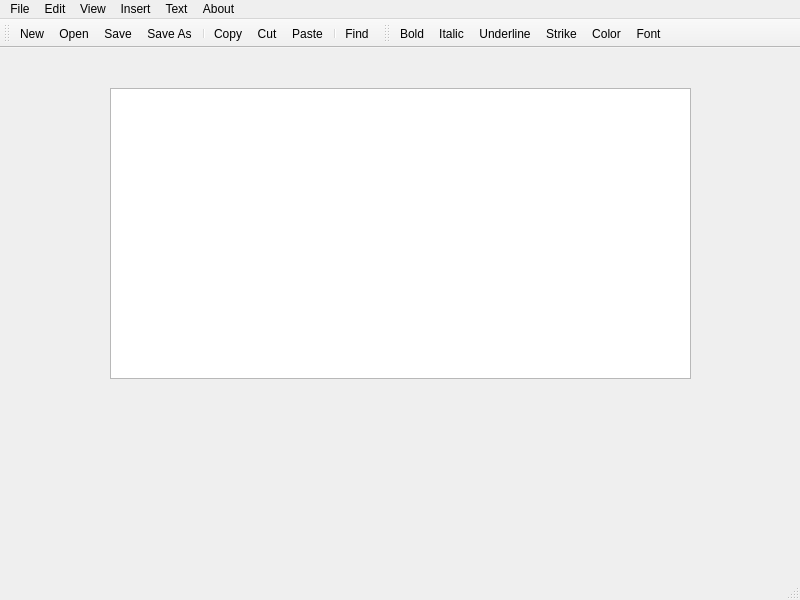
<?xml version="1.0" encoding="UTF-8"?>
<ui version="4.0">
 <class>MainWindow</class>
 <widget class="QMainWindow" name="MainWindow">
  <property name="geometry">
   <rect>
    <x>0</x>
    <y>0</y>
    <width>800</width>
    <height>600</height>
   </rect>
  </property>
  <property name="windowTitle">
   <string>MainWindow</string>
  </property>
  <widget class="QWidget" name="centralwidget">
   <widget class="QTextEdit" name="textEdit">
    <property name="geometry">
     <rect>
      <x>110</x>
      <y>40</y>
      <width>581</width>
      <height>291</height>
     </rect>
    </property>
   </widget>
  </widget>
  <widget class="QMenuBar" name="menubar">
   <property name="geometry">
    <rect>
     <x>0</x>
     <y>0</y>
     <width>800</width>
     <height>21</height>
    </rect>
   </property>
   <widget class="QMenu" name="menuFile">
    <property name="title">
     <string>File</string>
    </property>
    <addaction name="separator"/>
    <addaction name="separator"/>
    <addaction name="actionNew"/>
    <addaction name="separator"/>
    <addaction name="actionOpen"/>
    <addaction name="actionSave"/>
    <addaction name="actionSave_As"/>
    <addaction name="separator"/>
    <addaction name="actionExit"/>
   </widget>
   <widget class="QMenu" name="menuEdit">
    <property name="title">
     <string>Edit</string>
    </property>
    <addaction name="actionCopy"/>
    <addaction name="actionCut"/>
    <addaction name="actionPaste"/>
    <addaction name="separator"/>
    <addaction name="actionFind"/>
    <addaction name="actionReplace"/>
    <addaction name="separator"/>
    <addaction name="actionSelect_All"/>
    <addaction name="separator"/>
    <addaction name="actionUndo"/>
    <addaction name="actionRedo"/>
   </widget>
   <widget class="QMenu" name="menuView">
    <property name="title">
     <string>View</string>
    </property>
    <addaction name="actionZoom_In"/>
    <addaction name="actionZoom_Out"/>
   </widget>
   <widget class="QMenu" name="menuText">
    <property name="title">
     <string>Text</string>
    </property>
    <addaction name="actionBold"/>
    <addaction name="actionItalic"/>
    <addaction name="actionUnderline"/>
    <addaction name="actionStrike"/>
    <addaction name="separator"/>
    <addaction name="actionColor"/>
    <addaction name="actionFont"/>
   </widget>
   <widget class="QMenu" name="menuAbout">
    <property name="title">
     <string>About</string>
    </property>
    <addaction name="actionHelp"/>
    <addaction name="actionAbout"/>
   </widget>
   <widget class="QMenu" name="menuInsert">
    <property name="title">
     <string>Insert</string>
    </property>
    <addaction name="actionCustom"/>
   </widget>
   <addaction name="menuFile"/>
   <addaction name="menuEdit"/>
   <addaction name="menuView"/>
   <addaction name="menuInsert"/>
   <addaction name="menuText"/>
   <addaction name="menuAbout"/>
  </widget>
  <widget class="QStatusBar" name="statusbar"/>
  <widget class="QToolBar" name="toolBar">
   <property name="windowTitle">
    <string>toolBar</string>
   </property>
   <attribute name="toolBarArea">
    <enum>TopToolBarArea</enum>
   </attribute>
   <attribute name="toolBarBreak">
    <bool>false</bool>
   </attribute>
   <addaction name="actionNew"/>
   <addaction name="actionOpen"/>
   <addaction name="actionSave"/>
   <addaction name="actionSave_As"/>
   <addaction name="separator"/>
   <addaction name="actionCopy"/>
   <addaction name="actionCut"/>
   <addaction name="actionPaste"/>
   <addaction name="separator"/>
   <addaction name="actionFind"/>
  </widget>
  <widget class="QToolBar" name="toolBar_2">
   <property name="windowTitle">
    <string>toolBar_2</string>
   </property>
   <attribute name="toolBarArea">
    <enum>TopToolBarArea</enum>
   </attribute>
   <attribute name="toolBarBreak">
    <bool>false</bool>
   </attribute>
   <addaction name="actionBold"/>
   <addaction name="actionItalic"/>
   <addaction name="actionUnderline"/>
   <addaction name="actionStrike"/>
   <addaction name="actionColor"/>
   <addaction name="actionFont"/>
  </widget>
  <action name="actionNew">
   <property name="icon">
    <iconset resource="resources.qrc">
     <normaloff>:/files/images/new.png</normaloff>:/files/images/new.png</iconset>
   </property>
   <property name="text">
    <string>New</string>
   </property>
  </action>
  <action name="actionOpen">
   <property name="icon">
    <iconset resource="resources.qrc">
     <normaloff>:/files/images/open.png</normaloff>:/files/images/open.png</iconset>
   </property>
   <property name="text">
    <string>Open</string>
   </property>
  </action>
  <action name="actionSave">
   <property name="icon">
    <iconset resource="resources.qrc">
     <normaloff>:/files/images/save.png</normaloff>:/files/images/save.png</iconset>
   </property>
   <property name="text">
    <string>Save</string>
   </property>
  </action>
  <action name="actionSave_As">
   <property name="icon">
    <iconset resource="resources.qrc">
     <normaloff>:/files/images/saveas.png</normaloff>:/files/images/saveas.png</iconset>
   </property>
   <property name="text">
    <string>Save As</string>
   </property>
  </action>
  <action name="actionExit">
   <property name="text">
    <string>Exit</string>
   </property>
  </action>
  <action name="actionCopy">
   <property name="icon">
    <iconset resource="resources.qrc">
     <normaloff>:/files/images/copy.png</normaloff>:/files/images/copy.png</iconset>
   </property>
   <property name="text">
    <string>Copy</string>
   </property>
  </action>
  <action name="actionCut">
   <property name="icon">
    <iconset resource="resources.qrc">
     <normaloff>:/files/images/cut.png</normaloff>:/files/images/cut.png</iconset>
   </property>
   <property name="text">
    <string>Cut</string>
   </property>
  </action>
  <action name="actionPaste">
   <property name="icon">
    <iconset resource="resources.qrc">
     <normaloff>:/files/images/paste.png</normaloff>:/files/images/paste.png</iconset>
   </property>
   <property name="text">
    <string>Paste</string>
   </property>
  </action>
  <action name="actionFind">
   <property name="icon">
    <iconset resource="resources.qrc">
     <normaloff>:/files/images/find.png</normaloff>:/files/images/find.png</iconset>
   </property>
   <property name="text">
    <string>Find</string>
   </property>
  </action>
  <action name="actionReplace">
   <property name="icon">
    <iconset resource="resources.qrc">
     <normaloff>:/files/images/text_replace.png</normaloff>:/files/images/text_replace.png</iconset>
   </property>
   <property name="text">
    <string>Replace</string>
   </property>
  </action>
  <action name="actionSelect_All">
   <property name="icon">
    <iconset resource="resources.qrc">
     <normaloff>:/files/images/select_all.png</normaloff>:/files/images/select_all.png</iconset>
   </property>
   <property name="text">
    <string>Select All</string>
   </property>
  </action>
  <action name="actionZoom_In">
   <property name="icon">
    <iconset resource="resources.qrc">
     <normaloff>:/files/images/zoom_in.png</normaloff>:/files/images/zoom_in.png</iconset>
   </property>
   <property name="text">
    <string>Zoom In</string>
   </property>
  </action>
  <action name="actionZoom_Out">
   <property name="icon">
    <iconset resource="resources.qrc">
     <normaloff>:/files/images/zoom_out.png</normaloff>:/files/images/zoom_out.png</iconset>
   </property>
   <property name="text">
    <string>Zoom Out</string>
   </property>
  </action>
  <action name="actionBold">
   <property name="icon">
    <iconset resource="resources.qrc">
     <normaloff>:/files/images/text_bold.png</normaloff>:/files/images/text_bold.png</iconset>
   </property>
   <property name="text">
    <string>Bold</string>
   </property>
  </action>
  <action name="actionItalic">
   <property name="icon">
    <iconset resource="resources.qrc">
     <normaloff>:/files/images/text_italic.png</normaloff>:/files/images/text_italic.png</iconset>
   </property>
   <property name="text">
    <string>Italic</string>
   </property>
  </action>
  <action name="actionUnderline">
   <property name="icon">
    <iconset resource="resources.qrc">
     <normaloff>:/files/images/text_underline.png</normaloff>:/files/images/text_underline.png</iconset>
   </property>
   <property name="text">
    <string>Underline</string>
   </property>
  </action>
  <action name="actionStrike">
   <property name="icon">
    <iconset resource="resources.qrc">
     <normaloff>:/files/images/text_strikethrough.png</normaloff>:/files/images/text_strikethrough.png</iconset>
   </property>
   <property name="text">
    <string>Strike</string>
   </property>
  </action>
  <action name="actionColor">
   <property name="icon">
    <iconset resource="resources.qrc">
     <normaloff>:/files/images/color.png</normaloff>:/files/images/color.png</iconset>
   </property>
   <property name="text">
    <string>Color</string>
   </property>
  </action>
  <action name="actionFont">
   <property name="icon">
    <iconset resource="resources.qrc">
     <normaloff>:/files/images/font.png</normaloff>:/files/images/font.png</iconset>
   </property>
   <property name="text">
    <string>Font</string>
   </property>
  </action>
  <action name="actionHelp">
   <property name="icon">
    <iconset resource="resources.qrc">
     <normaloff>:/files/images/help.png</normaloff>:/files/images/help.png</iconset>
   </property>
   <property name="text">
    <string>Help</string>
   </property>
  </action>
  <action name="actionAbout">
   <property name="icon">
    <iconset resource="resources.qrc">
     <normaloff>:/files/images/about.png</normaloff>:/files/images/about.png</iconset>
   </property>
   <property name="text">
    <string>About</string>
   </property>
  </action>
  <action name="actionUndo">
   <property name="icon">
    <iconset resource="resources.qrc">
     <normaloff>:/files/images/arrow_undo.png</normaloff>:/files/images/arrow_undo.png</iconset>
   </property>
   <property name="text">
    <string>Undo</string>
   </property>
  </action>
  <action name="actionRedo">
   <property name="icon">
    <iconset resource="resources.qrc">
     <normaloff>:/files/images/arrow_redo.png</normaloff>:/files/images/arrow_redo.png</iconset>
   </property>
   <property name="text">
    <string>Redo</string>
   </property>
  </action>
  <action name="actionCustom">
   <property name="text">
    <string>Custom</string>
   </property>
  </action>
 </widget>
 <resources>
  <include location="resources.qrc"/>
 </resources>
 <connections/>
</ui>
